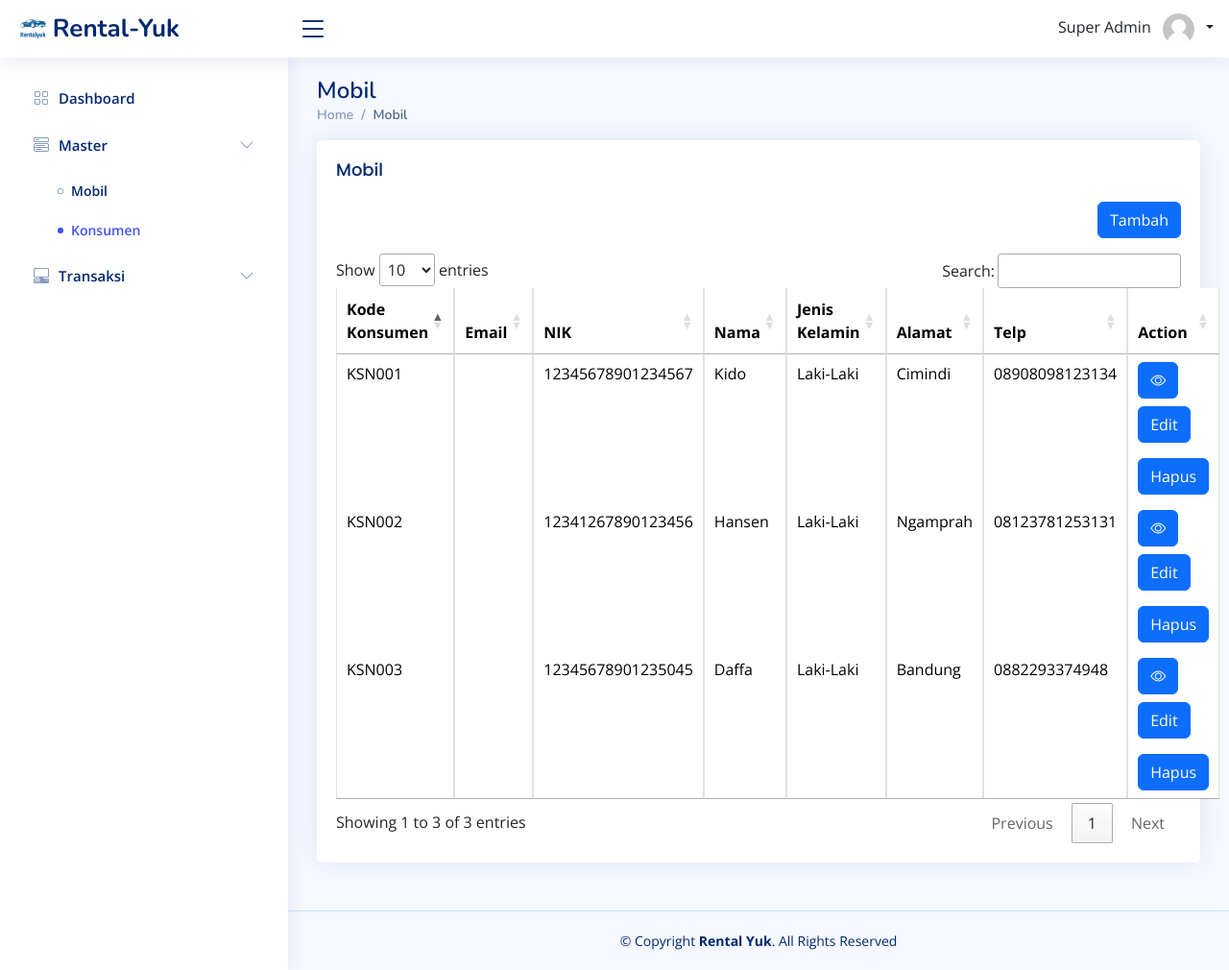
The page /index.php?page=konsumen (signed in) on the database its author committed.
### tables this page shows
CREATE TABLE `konsumen` (
  `id` int(11) NOT NULL,
  `kode_konsumen` varchar(255) NOT NULL,
  `nik` varchar(255) NOT NULL,
  `nama` varchar(255) NOT NULL,
  `jenis_kelamin` enum('Laki-Laki','Perempuan') NOT NULL,
  `alamat` text NOT NULL,
  `telp` varchar(27) NOT NULL
);

### pages/konsumen/index.php (the view, shortened to what this page needs)
<main id="main" class="main">
    <div class="pagetitle">
        <h1>Mobil</h1>
        <nav>
            <ol class="breadcrumb">
                <li class="breadcrumb-item"><a href="index.php">Home</a></li>
                <li class="breadcrumb-item active">Mobil</li>
            </ol>
        </nav>
    </div>
    <section class="section">
        <div class="row">
            <div class="col-lg-12">
                <div class="card">
                    <div class="card-body">
                        <h5 class="card-title">Mobil</h5>
                        <div class="text-end mb-3">
                            <a href="index.php?page=konsumen/create">
                                <button type="button" class="btn btn-primary">
                                    Tambah
                                </button>
                            </a>
                        </div>
                        <table class="table table-bordered" id="table-konsumen">
                            <thead>
                                <tr>
                                    <th>Kode Konsumen</th>
                                    <th>Email</th>
                                    <th>NIK</th>
                                    <th>Nama</th>
                                    <th>Jenis Kelamin</th>
                                    <th>Alamat</th>
                                    <th>Telp</th>
                                    <th>Action</th>
                                </tr>
                            </thead>
                            <tbody>
                                <?php
                                include_once './config/koneksi.php';
                                $sql = 'SELECT * FROM konsumen';
                                $data = mysqli_query($koneksi, $sql);
                                foreach ($data as $key => $value) { ?>
                                    <tr>
                                        <td><?= $value['kode_konsumen'] ?></td>
                                        <td><?= $value['email'] ?></td>
                                        <td><?= $value['nik'] ?></td>
                                        <td><?= $value['nama'] ?></td>
                                        <td><?= $value['jenis_kelamin'] ?></td>
                                        <td><?= $value['alamat'] ?></td>
                                        <td><?= $value['telp'] ?></td>
                                        <td>
                                            <button type="button" class="btn btn-primary mb-2 preview-btn" data-bs-toggle="modal" data-bs-target="#printPreviewModal"
                                                data-kode="<?= $value['kode_konsumen'] ?>"
                                                data-email="<?= $value['email'] ?>"
                                                data-nik="<?= $value['nik'] ?>"
                                                data-nama="<?= $value['nama'] ?>"
                                                data-jk="<?= $value['jenis_kelamin'] ?>"
                                                data-alamat="<?= $value['alamat'] ?>"
                                                data-telp="<?= $value['telp'] ?>">
                                                <i class="bi bi-eye"></i>
                                            </button>
                                            <a href="index.php?page=konsumen/edit&id=<?= $value['id'] ?>">
                                                <button type="button" class="btn btn-primary">
                                                    Edit
                                                </button>
                                            </a>
                                            <a href="logic/konsumen/delete.php?id=<?= $value['id'] ?>" onclick="javascript:return confirm('Hapus Data Barang ?');">
                                                <button type="button" class="btn btn-primary">
                                                    Hapus
                                                </button>
                                            </a>
                                        </td>
                                    </tr>
                                <?php }
                                ?>
                            </tbody>
                        </table>
                    </div>
                </div>
            </div>
        </div>
    </section>
</main>

### assets/css/style.css (style rules this page uses)
:root { scroll-behavior: smooth; }
body { font-family: "Open Sans", sans-serif; background: #f6f9ff; color: #444444; }
a { color: #4154f1; text-decoration: none; }
h1, h2, h3, h4, h5, h6 { font-family: "Nunito", sans-serif; }
#main { margin-top: 60px; padding: 20px 30px; transition: all 0.3s; }
.pagetitle { margin-bottom: 10px; }
.pagetitle h1 { font-size: 24px; margin-bottom: 0; font-weight: 600; color: #012970; }
.card { margin-bottom: 30px; border: none; border-radius: 5px; box-shadow: 0px 0 30px rgba(1, 41, 112, 0.1); }
.card-title { padding: 20px 0 15px 0; font-size: 18px; font-weight: 500; color: #012970; font-family: "Poppins", sans-serif; }
.card-body { padding: 0 20px 20px 20px; }
.breadcrumb { font-size: 14px; font-family: "Nunito", sans-serif; color: #899bbd; font-weight: 600; }
.breadcrumb a { color: #899bbd; transition: 0.3s; }
.breadcrumb .breadcrumb-item::before { color: #899bbd; }
.breadcrumb .active { color: #51678f; font-weight: 600; }
@media (min-width: 1200px) { #main, #footer { margin-left: 300px; } }

### rows shown on the page
konsumen: kode_konsumen "KSN001", nik "12345678901234567", nama "Kido", jenis_kelamin "Laki-Laki", alamat "Cimindi", telp "08908098123134"
konsumen: kode_konsumen "KSN002", nik "12341267890123456", nama "Hansen", jenis_kelamin "Laki-Laki", alamat "Ngamprah", telp "08123781253131"
konsumen: kode_konsumen "KSN003", nik "12345678901235045", nama "Daffa", jenis_kelamin "Laki-Laki", alamat "Bandung", telp "0882293374948"

### other values the page prints
$_SESSION['nama'] "Super Admin"
